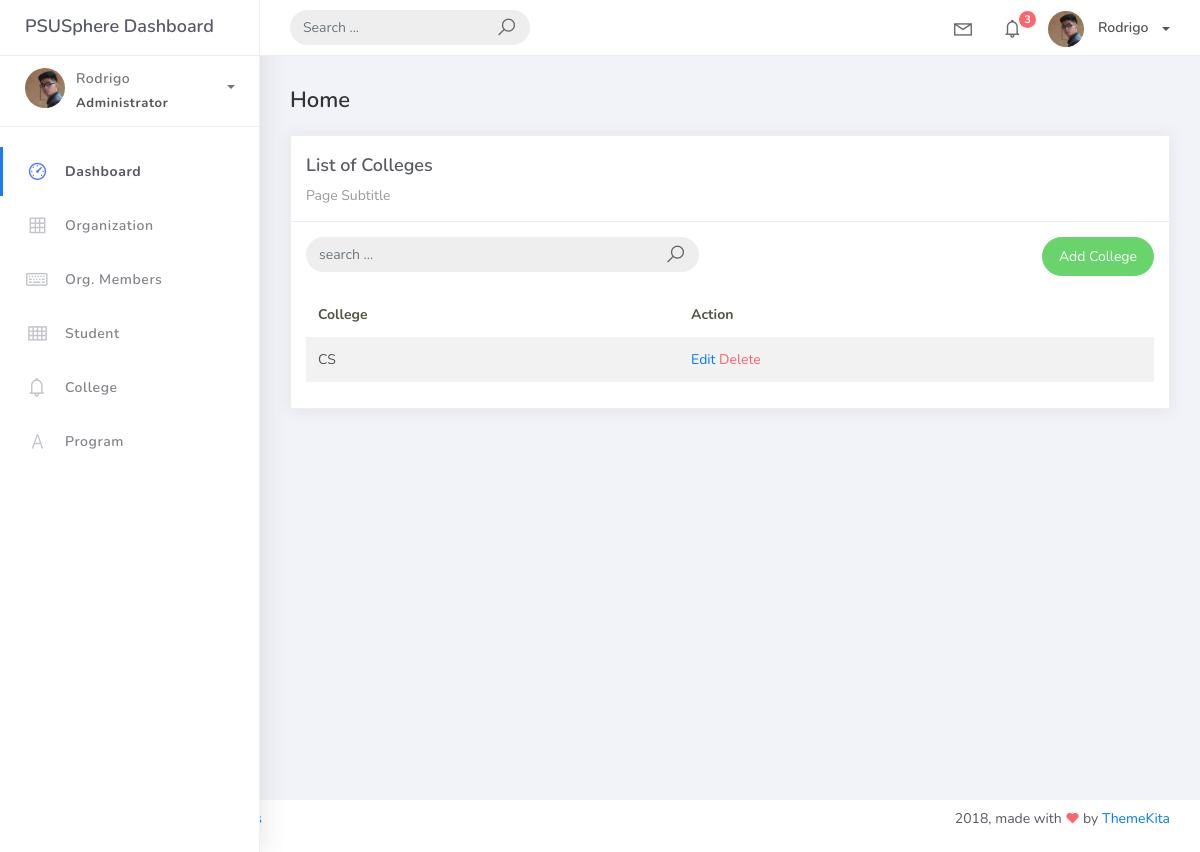
/college_list, run on an earlier commit of the app's database.
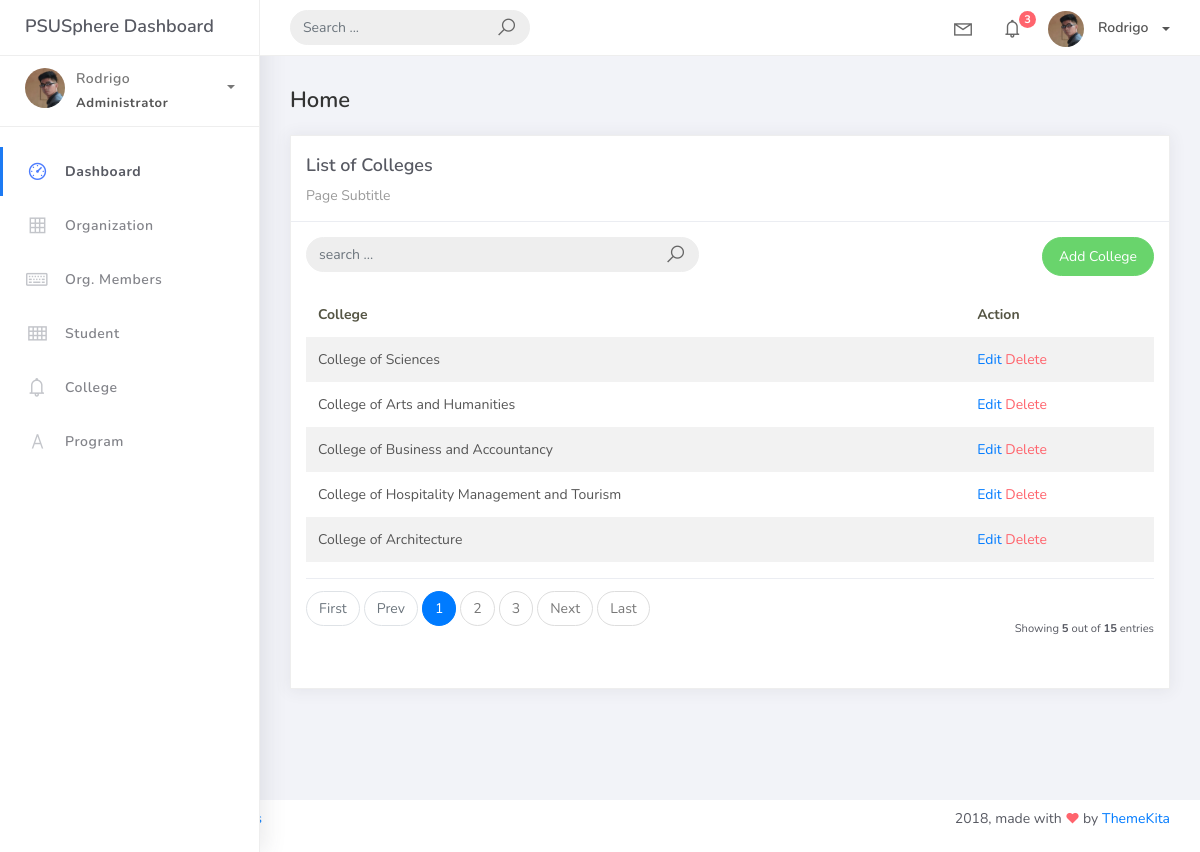
And on a later commit of the database.
### studentorg/models.py (models this page shows, shortened)
class BaseModel (models.Model):
    created_at = models.DateTimeField(auto_now_add=True, db_index=True)
    updated_at = models.DateTimeField (auto_now=True)
    class Meta:
        abstract = True

class College(BaseModel):
    college_name = models.CharField(max_length=150)

### studentorg/views.py (the view)
# urls.py: path('college_list', CollegeList.as_view(), name='college-list'),
class CollegeList(ListView):
    model = College
    context_object_name = 'home'
    template_name = 'college_list.html'
    paginate_by = 5
    def get_queryset(self, *args, **kwargs):
        qs = super(CollegeList, self).get_queryset(*args, **kwargs)
        if self.request.GET.get("q") is not None:
            query = self.request.GET.get("q")
            qs = qs.filter(Q(college_name__icontains=query))
        return qs

### templates/college_list.html
{% extends 'base.html' %}
{% load static %}
{% block content %}
<div class="content">
    <div class="container-fluid">
        <h4 class="page-title">Home</h4>
        <div class="row">
            <div class="col-md-12">
                <div class="card">
                    <div class="card-header">
                        <div class="card-title">List of Colleges</div>
                        <div class="card-category">Page Subtitle</div>
                    </div>
                    <div class="card-body">
                        <div class="row">
                            <div class="col-md-6">
                                <form class="navbar-left navbar-form nav-search mr-md-3" action="{% url 'college-list' %}">
                                    <div class="input-group">
                                        <input type="text" placeholder="search ..." class="form-control" name="q"/>
                                        <div class="input-group-append">
                                            <span class="input-group-text">
                                                <i class="la la-search search-icon"></i>
                                            </span>
                                        </div>
                                    </div>
                                </form>
                            </div>
                            <div class="col-md-6">
                                <div class="pull-right">
                                    <a href="{% url 'college-add' %}" class="btn btn-success btn-rounded">Add College</a>
                                </div>
                            </div>
                        </div>
                        <table class="table table-striped mt-3">
                            <thead>
                                <tr>
                                    <th scope="col">College</th>
                                    <th scope="col">Action</th>
                                </tr>
                            </thead>
                            <tbody>
                                {% for object in object_list %}
                                <tr>
                                    <td>{{ object.college_name }}</td>
                                    <td>
                                        <a href="college_list/{{ object.id}}">Edit</a>
                                        <a href="college_list/{{ object.id }}/delete" class="text-danger">Delete</a>
                                    </td>
                                </tr>
                                {% empty %}
                                <tr>
                                    <td colspan="4" style="text-align: center">
                                    <p class="text-sm font-weight-bold mb-0">No Records Found</p>
                                    </td>
                                </tr>
                                {% endfor %}
                            </tbody>
                        </table>
                        {% include 'includes/pagination.html' %}
                    </div>
                </div>
            </div>
        </div>
    </div>
</div>
{% endblock %}

What changed in the data, as far as the page shows it:
changed College: college_name "CS" → "College of Sciences"
added College: college_name "College of Arts and Humanities"
added College: college_name "College of Business and Accountancy"
added College: college_name "College of Hospitality Management and Tourism"
added College: college_name "College of Architecture"
Also different on the page:
{{ object_list.count }}: (not shown) → "5"
{{ paginator.count }}: (not shown) → "15"
text now shown: "First Prev Next Last Showing out of entries"
new list line: "1"
new list line: "2"
new list line: "3"
